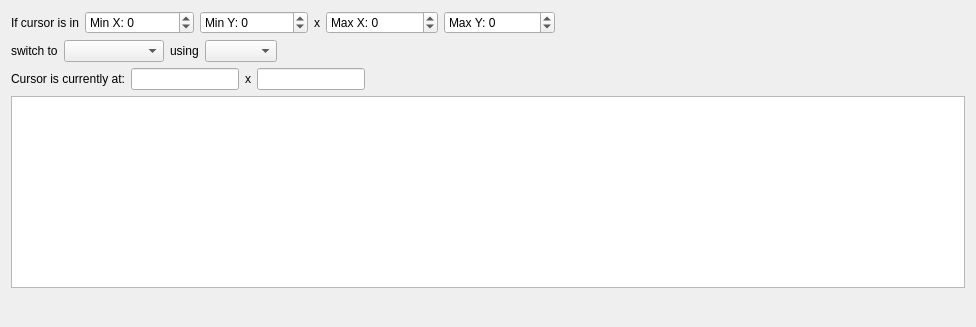
     <widget class="QWidget" name="screenRegionTab">
      <attribute name="title">
       <string>Screen Region</string>
      </attribute>
      <layout class="QVBoxLayout" name="verticalLayout_3">
       <item>
        <layout class="QHBoxLayout" name="horizontalLayout_4">
         <item>
          <widget class="QLabel" name="label">
           <property name="text">
            <string>If cursor is in</string>
           </property>
          </widget>
         </item>
         <item>
          <widget class="QSpinBox" name="screenRegionMinX">
           <property name="prefix">
            <string>Min X: </string>
           </property>
           <property name="minimum">
            <number>-1000000</number>
           </property>
           <property name="maximum">
            <number>1000000</number>
           </property>
          </widget>
         </item>
         <item>
          <widget class="QSpinBox" name="screenRegionMinY">
           <property name="prefix">
            <string>Min Y: </string>
           </property>
           <property name="minimum">
            <number>-1000000</number>
           </property>
           <property name="maximum">
            <number>1000000</number>
           </property>
          </widget>
         </item>
         <item>
          <widget class="QLabel" name="label_6">
           <property name="text">
            <string>x</string>
           </property>
          </widget>
         </item>
         <item>
          <widget class="QSpinBox" name="screenRegionMaxX">
           <property name="prefix">
            <string>Max X: </string>
           </property>
           <property name="minimum">
            <number>-1000000</number>
           </property>
           <property name="maximum">
            <number>1000000</number>
           </property>
          </widget>
         </item>
         <item>
          <widget class="QSpinBox" name="screenRegionMaxY">
           <property name="prefix">
            <string>Max Y: </string>
           </property>
           <property name="minimum">
            <number>-1000000</number>
           </property>
           <property name="maximum">
            <number>1000000</number>
           </property>
          </widget>
         </item>
         <item>
          <spacer name="horizontalSpacer_14">
           <property name="orientation">
            <enum>Qt::Horizontal</enum>
           </property>
           <property name="sizeHint" stdset="0">
            <size>
             <width>40</width>
             <height>20</height>
            </size>
           </property>
          </spacer>
         </item>
        </layout>
       </item>
       <item>
        <layout class="QHBoxLayout" name="horizontalLayout_17">
         <item>
          <widget class="QLabel" name="label_3">
           <property name="text">
            <string>switch to</string>
           </property>
          </widget>
         </item>
         <item>
          <widget class="QComboBox" name="screenRegionScenes">
           <property name="sizePolicy">
            <sizepolicy hsizetype="Maximum" vsizetype="Fixed">
             <horstretch>0</horstretch>
             <verstretch>0</verstretch>
            </sizepolicy>
           </property>
           <property name="minimumSize">
            <size>
             <width>100</width>
             <height>0</height>
            </size>
           </property>
          </widget>
         </item>
         <item>
          <widget class="QLabel" name="label_18">
           <property name="text">
            <string>using</string>
           </property>
          </widget>
         </item>
         <item>
          <widget class="QComboBox" name="screenRegionsTransitions"/>
         </item>
         <item>
          <spacer name="horizontalSpacer_13">
           <property name="orientation">
            <enum>Qt::Horizontal</enum>
           </property>
           <property name="sizeHint" stdset="0">
            <size>
             <width>40</width>
             <height>20</height>
            </size>
           </property>
          </spacer>
         </item>
        </layout>
       </item>
       <item>
        <layout class="QHBoxLayout" name="horizontalLayout_20">
         <item>
          <widget class="QLabel" name="label_22">
           <property name="text">
            <string>Cursor is currently at:</string>
           </property>
          </widget>
         </item>
         <item>
          <widget class="QLineEdit" name="cursorXPosition">
           <property name="minimumSize">
            <size>
             <width>60</width>
             <height>0</height>
            </size>
           </property>
           <property name="readOnly">
            <bool>true</bool>
           </property>
          </widget>
         </item>
         <item>
          <widget class="QLabel" name="label_23">
           <property name="text">
            <string>x</string>
           </property>
          </widget>
         </item>
         <item>
          <widget class="QLineEdit" name="cursorYPosition">
           <property name="minimumSize">
            <size>
             <width>60</width>
             <height>0</height>
            </size>
           </property>
           <property name="readOnly">
            <bool>true</bool>
           </property>
          </widget>
         </item>
         <item>
          <spacer name="horizontalSpacer_18">
           <property name="orientation">
            <enum>Qt::Horizontal</enum>
           </property>
           <property name="sizeHint" stdset="0">
            <size>
             <width>600</width>
             <height>20</height>
            </size>
           </property>
          </spacer>
         </item>
        </layout>
       </item>
       <item>
        <widget class="QListWidget" name="screenRegionSwitchesList">
         <property name="sizePolicy">
          <sizepolicy hsizetype="Expanding" vsizetype="Expanding">
           <horstretch>0</horstretch>
           <verstretch>0</verstretch>
          </sizepolicy>
         </property>
         <property name="sortingEnabled">
          <bool>true</bool>
         </property>
        </widget>
       </item>
       <item>
        <layout class="QHBoxLayout" name="horizontalLayout_5">
         <item>
          <widget class="QPushButton" name="screenRegionAdd">
           <property name="maximumSize">
            <size>
             <width>22</width>
             <height>22</height>
            </size>
           </property>
           <property name="flat">
            <bool>true</bool>
           </property>
           <property name="themeID" stdset="0">
            <string notr="true">addIconSmall</string>
           </property>
          </widget>
         </item>
         <item>
          <widget class="QPushButton" name="screenRegionRemove">
           <property name="maximumSize">
            <size>
             <width>22</width>
             <height>22</height>
            </size>
           </property>
           <property name="flat">
            <bool>true</bool>
           </property>
           <property name="themeID" stdset="0">
            <string notr="true">removeIconSmall</string>
           </property>
          </widget>
         </item>
         <item>
          <spacer name="horizontalSpacer_3">
           <property name="orientation">
            <enum>Qt::Horizontal</enum>
           </property>
           <property name="sizeHint" stdset="0">
            <size>
             <width>40</width>
             <height>20</height>
            </size>
           </property>
          </spacer>
         </item>
        </layout>
       </item>
      </layout>
     </widget>
